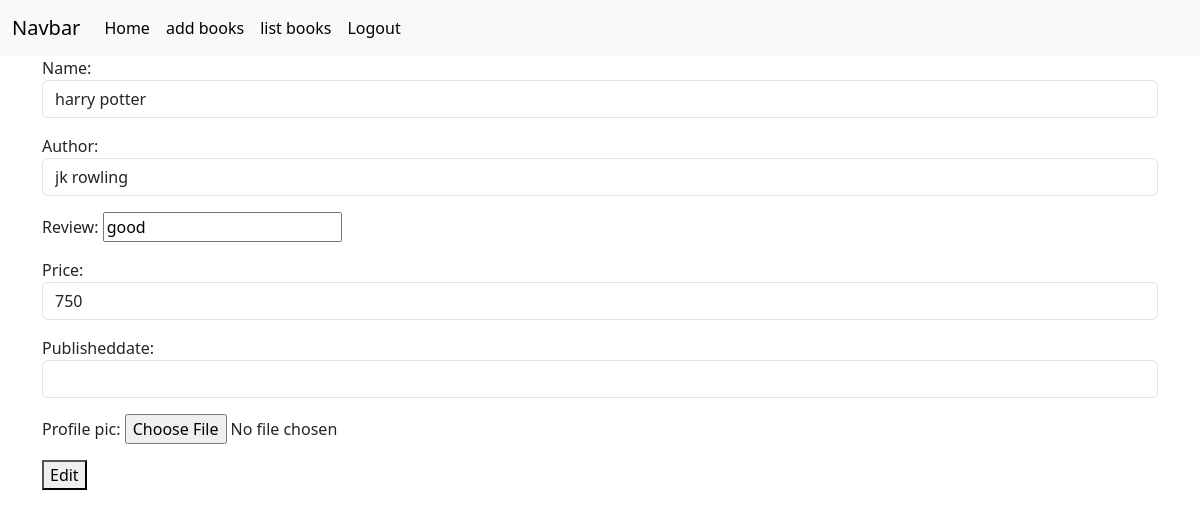
/books/5/change/ (signed in), run on the app's committed database.
### books/models.py (models this page shows, shortened)
class BooksApp(models.Model):
    name=models.CharField(max_length=200)
    author=models.CharField(max_length=200)
    review=models.CharField(max_length=200)
    price=models.PositiveIntegerField()
    publisheddate=models.DateField()
    profile_pic=models.ImageField(upload_to="images",null=True,blank=True)

### books/views.py (the view, shortened to what this page needs)
# urls.py: path('books/<int:pk>/change/',views.BooksAppUpdateView.as_view(),name="books-edit"),
@method_decorator(signin_required,name="dispatch")
class BooksAppUpdateView(View):
    def get(self,request,*args,**kwagrs):
        id=kwagrs.get("pk")
        obj=BooksApp.objects.get(id=id)
        form=BooksAppModelForm(instance=obj)
        return render(request,"book_edit.html",{"form":form})

### books/forms.py
class BooksAppModelForm(forms.ModelForm):
   class Meta:
        model=BooksApp
        fields="__all__"
        widgets={
            "name":forms.TextInput(attrs={"class":"form-control"}),
            "author":forms.TextInput(attrs={"class":"form-control"}),
            "reviews":forms.TextInput(attrs={"class":"form-control"}),
            "price":forms.NumberInput(attrs={"class":"form-control"}),
            "publisheddate":forms.DateInput(attrs={"class":"form-control"}),
        }

### books/views.py (called while the page is built)
def signin_required(fn):
    def wrapper(request,*args,**kwargs):
        if not request.user.is_authenticated:
            messages.error(request,"invalid session")
            return redirect("signin")
        else:
            return fn(request,*args,**kwargs)
    return wrapper

### books/templates/book_edit.html (shortened to what this page needs)
{%extends 'base.html'%}
{%block body_block%}
<div class="container">
    <form action="" method="post" enctype="multipart/form-data">
        {{form.as_p}}
        <button type="submit">Edit</button>
    </form>
</div>
{%endblock%}

### data on the page
BooksApp: name "harry potter", author "jk rowling", review "good", price "750"
